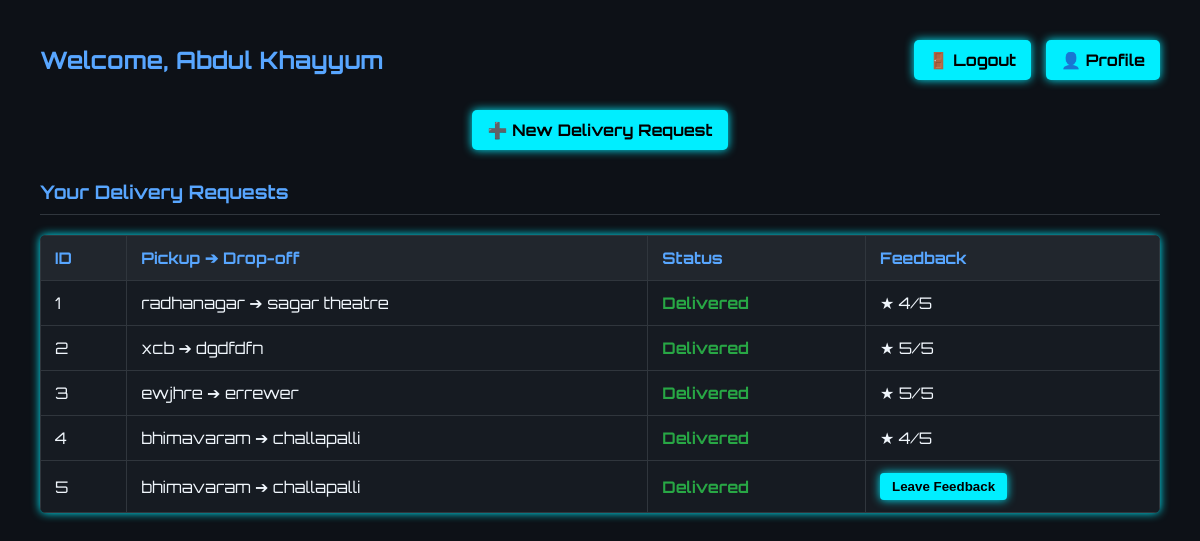
Screenshot of /customer (signed in) with the database file from the repository.
### models.py (models this page shows, shortened)
class User(db.Model):
    __tablename__ = "user"
    id          = db.Column(db.Integer, primary_key=True)
    name        = db.Column(db.String(100), nullable=False)
    email       = db.Column(db.String(120), unique=True, nullable=False)
    password    = db.Column(db.String(200), nullable=False)
    role        = db.Column(db.String(20), nullable=False)  # Customer | Driver | Admin
    is_approved = db.Column(db.Boolean, default=True)       # ← Required for driver approval
    deliveries_created = db.relationship(
        "DeliveryRequest",
        backref="customer",
        lazy=True,
        foreign_keys="DeliveryRequest.customer_id"
    )
    deliveries_taken = db.relationship(
        "DeliveryRequest",
        backref="driver",
        lazy=True,
        foreign_keys="DeliveryRequest.driver_id"
    )

class DeliveryRequest(db.Model):
    __tablename__ = "delivery_request"
    id              = db.Column(db.Integer, primary_key=True)
    pickup_address  = db.Column(db.String(200), nullable=False)
    dropoff_address = db.Column(db.String(200), nullable=False)
    package_note    = db.Column(db.String(300))
    status          = db.Column(db.String(20), default="Pending")  # Pending → Accepted → In Transit → Delivered
    created_at      = db.Column(db.DateTime, default=datetime.utcnow)
    customer_id = db.Column(db.Integer, db.ForeignKey("user.id"), nullable=False)
    driver_id   = db.Column(db.Integer, db.ForeignKey("user.id"), nullable=True)
    feedback = db.relationship(
        "Feedback",
        uselist=False,
        back_populates="delivery",
        cascade="all, delete-orphan"
    )

class Feedback(db.Model):
    __tablename__ = "feedback"
    id          = db.Column(db.Integer, primary_key=True)
    delivery_id = db.Column(
        db.Integer,
        db.ForeignKey("delivery_request.id"),
        unique=True,
        nullable=False
    )
    rating      = db.Column(db.Integer, nullable=False)  # 1–5
    comment     = db.Column(db.String(200))
    created_at  = db.Column(db.DateTime, default=datetime.utcnow)
    delivery = db.relationship("DeliveryRequest", back_populates="feedback")

### app.py (the view)
        def wrapper(*args, **kwargs):
            u = current_user()
            if not u or u.role != role:
                return redirect(url_for("home"))
            return fn(*args, **kwargs)

### app.py (called while the page is built)
def current_user():
    uid = session.get("user_id")
    return User.query.get(uid) if uid else None

def role_required(role):
    def decorator(fn):
        def wrapper(*args, **kwargs):
            u = current_user()
            if not u or u.role != role:
                return redirect(url_for("home"))
            return fn(*args, **kwargs)
        wrapper.__name__ = fn.__name__
        return wrapper
    return decorator

@app.route("/customer")
@role_required("Customer")
def customer_dashboard():
    u = current_user()
    deliveries = DeliveryRequest.query.filter_by(customer_id=u.id).all()
    return render_template("customer_dashboard.html",
                           user=u, deliveries=deliveries, STATUS_FLOW=STATUS_FLOW)

### templates/customer_dashboard.html (shortened to what this page needs)
<!DOCTYPE html>
<html lang="en">
<head>
</head>
<body>
    <header>
        <h2>Welcome, {{ user.name }}</h2>
        <div class="top-buttons">
            <a class="nav-btn" href="{{ url_for('logout') }}">🚪 Logout</a>
            <a class="nav-btn" href="{{ url_for('profile') }}">👤 Profile</a>
        </div>
    </header>
    <div class="center-button">
        <a class="nav-btn" href="{{ url_for('create_request') }}">➕ New Delivery Request</a>
    </div>
    <h3>Your Delivery Requests</h3>
    {% if deliveries %}
        <table>
            <tr>
                <th>ID</th>
                <th>Pickup ➔ Drop-off</th>
                <th>Status</th>
                <th>Feedback</th>
            </tr>
            {% for d in deliveries %}
            <tr>
                <td>{{ d.id }}</td>
                <td>{{ d.pickup_address }} ➔ {{ d.dropoff_address }}</td>
                <td>
                    <span class="{% if d.status == 'Delivered' %}delivered
                                  {% elif d.status == 'In Transit' %}intransit
                                  {% else %}pending{% endif %}">
                        {{ d.status }}
                    </span>
                </td>
                <td>
                    {% if d.status == 'Delivered' %}
                        {% if d.feedback %}
                            ★ {{ d.feedback.rating }}/5
                        {% else %}
                            <a href="{{ url_for('leave_feedback', delivery_id=d.id) }}">
                                <button>Leave Feedback</button>
                            </a>
                        {% endif %}
                    {% else %}
                        —
                    {% endif %}
                </td>
            </tr>
            {% endfor %}
        </table>
    {% else %}
        <p>No delivery requests yet.</p>
    {% endif %}
</body>
</html>

### templates/customer_dashboard.html (style rules this page uses)
:root { --blue: #0ef; --blue-d: #00c8ff; --green: #28a745; --orange: #ff9800; --sky: #1e90ff; }
body { font-family: 'Orbitron', sans-serif; background-color: #0d1117; color: #f0f6fc; margin: 0; padding: 40px; }
header { display: flex; justify-content: space-between; align-items: center; }
h2 { color: #58a6ff; margin: 0; }
.top-buttons { display: flex; gap: 15px; }
a.nav-btn { text-decoration: none; background: var(--blue); color: #000; padding: 10px 15px; border-radius: 5px; font-weight: bold; box-shadow: 0 0 10px var(--blue); transition: 0.3s; }
.center-button { display: flex; justify-content: center; margin: 30px 0; }
h3 { color: #58a6ff; border-bottom: 1px solid #30363d; padding-bottom: 10px; }
table { width: 100%; border-collapse: collapse; background-color: #161b22; box-shadow: 0 0 10px #0ef; border-radius: 6px; overflow: hidden; margin-top: 20px; }
th, td { padding: 12px 14px; border: 1px solid #30363d; }
th { background: #21262d; color: #58a6ff; text-align: left; }
tr { transition: background-color 0.3s, box-shadow 0.3s; }
.delivered { color: var(--green); font-weight: bold; }
button { padding: 6px 12px; background: var(--blue); color: #000; border: none; border-radius: 4px; cursor: pointer; font-weight: bold; box-shadow: 0 0 10px var(--blue); transition: 0.3s; }

### rows the page displays
User: name "Abdul Khayyum"
DeliveryRequest: id "1", pickup_address "radhanagar", dropoff_address "sagar theatre", status "Delivered", feedback.rating "4"
DeliveryRequest: id "2", pickup_address "xcb", dropoff_address "dgdfdfn", status "Delivered", feedback.rating "5"
DeliveryRequest: id "3", pickup_address "ewjhre", dropoff_address "errewer", status "Delivered", feedback.rating "5"
DeliveryRequest: id "4", pickup_address "bhimavaram", dropoff_address "challapalli", status "Delivered", feedback.rating "4"
DeliveryRequest: id "5", pickup_address "bhimavaram", dropoff_address "challapalli", status "Delivered"
